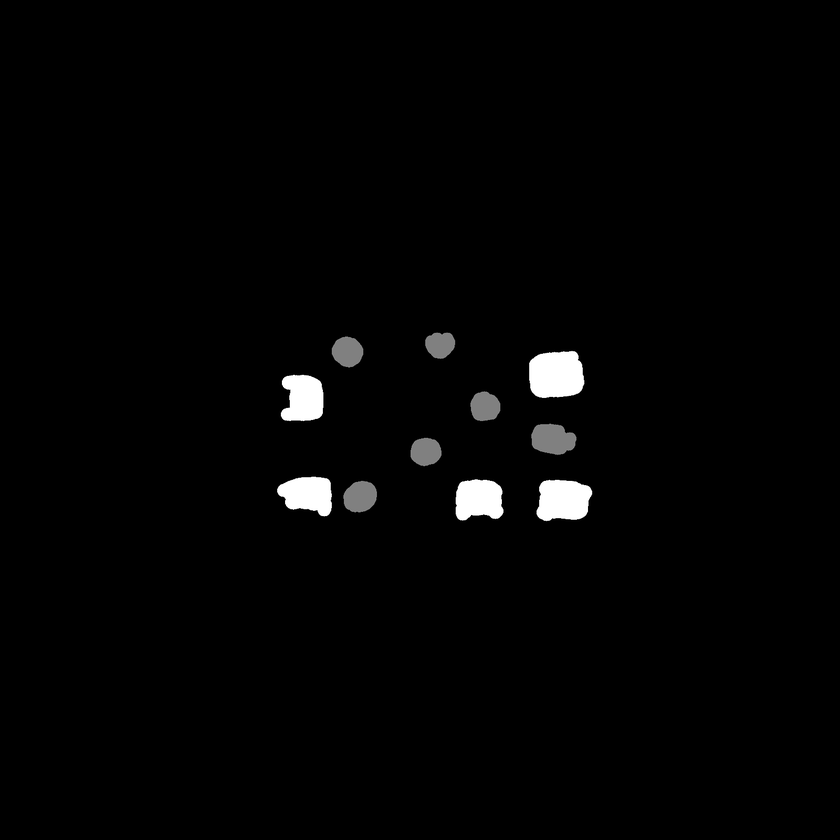
#> input picture semantic_map_3.png, 840 x 840 px, shrunk from 1600 x 1600 before the run
$ python img2class.py
#> lines starting #> are read from the running program, lines starting #| are printed output that depends on the picture; after the words box and inside, x2 and y2 are one past the last pixel; in counts of white or black regions, pixels touching at a corner belong together
from matplotlib import pyplot as plt
import numpy as np
from PIL import Image
import cv2

def flip_image(image_file):
    # open the original image
    original_img = Image.open(image_file)
    # Flip the original image vertically
    flipped_img = original_img.transpose(method=Image.FLIP_TOP_BOTTOM)
    flipped_img.save(image_file)

CUBOID_CLASS = 255.0
CYLINDER_CLASS = 128.0
ROAD_CLASS = 0

ROAD_BGR = [255, 0, 0]
CYLINDER_BGR = [0, 255, 0]
CUBOID_BGR = [0, 0, 255]
# read images in
image_file = "semantic_map_3.png"
image = plt.imread(image_file)
#> image is the input picture: shape (840, 840) float32; min 0, max 1, mean 0.016
image = np.uint8(image*255)
plt.imshow(image,'gray')
plt.show()

semantic_image = np.zeros((image.shape[0], image.shape[1], 3))
semantic_image[image == CUBOID_CLASS] = CUBOID_BGR
semantic_image[image == CYLINDER_CLASS] = CYLINDER_BGR
semantic_image[image == ROAD_CLASS] = ROAD_BGR
cv2.imwrite("classImage/perch1.png", semantic_image)
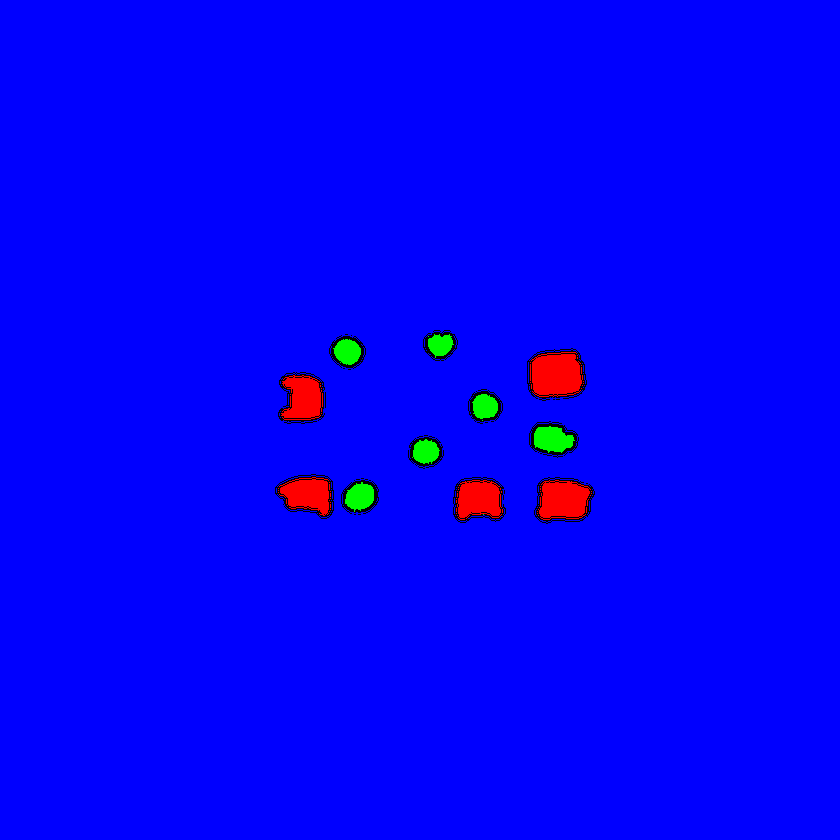
#> saved as perch1.png: shape (840, 840, 3); mean B, G, R 249.3, 1.2, 2.8
# generate class images based on the channel value

cuboid_image = np.zeros((image.shape[0], image.shape[1], 3))
cuboid_image[image == CUBOID_CLASS] = 0
cuboid_image[image != CUBOID_CLASS] = 255
plt.imshow(cuboid_image)
plt.show()
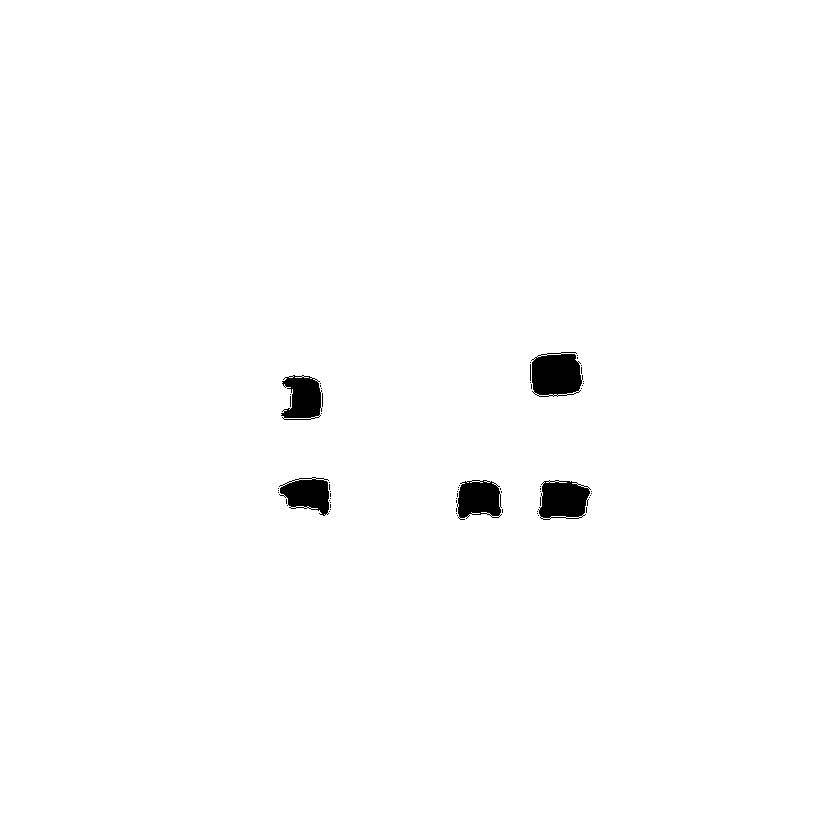
#> shown: shape (840, 840, 3) float64; values 0 (black) and 1 (white), 98.9% white; 63 black regions (58 under 20 px), largest, box (x1, y1, x2, y2) and area: (531, 352, 583, 397) 1899, (538, 480, 591, 520) 1591, (457, 480, 502, 520) 1370, (281, 375, 322, 420) 1334, (279, 477, 329, 516) 1294
cv2.imwrite("classImage/class3.png", cuboid_image)

cylinder_image = np.zeros((image.shape[0], image.shape[1], 3))
cylinder_image[image == CYLINDER_CLASS] = 0
cylinder_image[image != CYLINDER_CLASS] = 255
plt.imshow(cylinder_image)
plt.show()
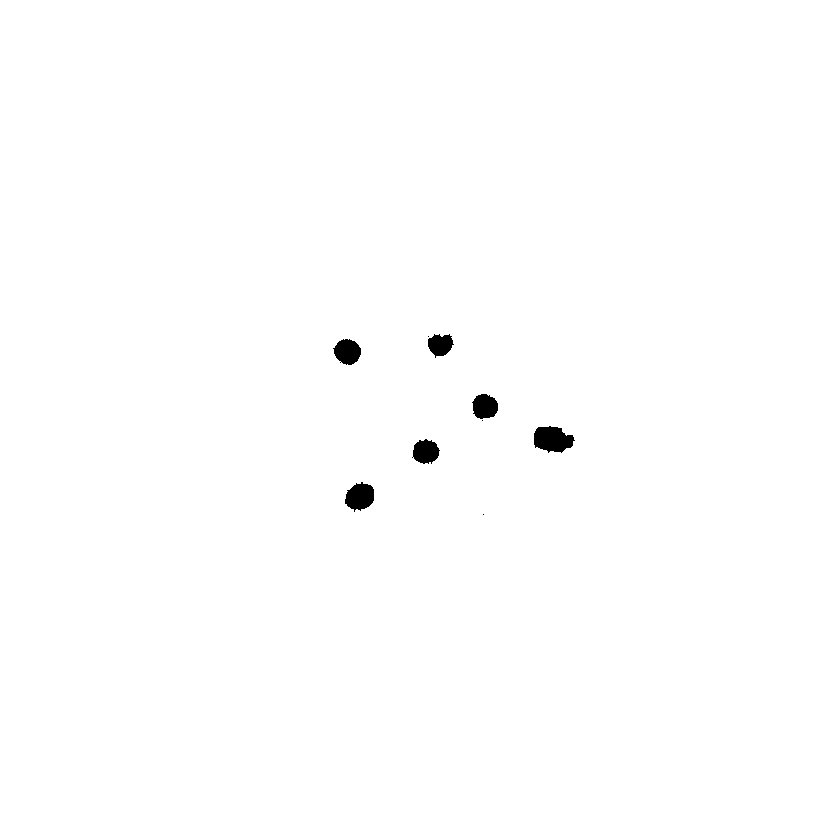
#> shown: shape (840, 840, 3) float64; values 0 (black) and 1 (white), 99.5% white; 9 black regions (3 under 20 px), largest, box (x1, y1, x2, y2) and area: (534, 426, 575, 453) 797, (345, 482, 374, 512) 615, (333, 339, 361, 365) 531, (472, 394, 498, 419) 503, (412, 439, 440, 464) 501, (428, 334, 454, 358) 429
cv2.imwrite("classImage/class4.png", cylinder_image)

ground_image = np.zeros((image.shape[0], image.shape[1], 3))
ground_image[image == 0] = 0
ground_image[image != 0] = 255
plt.imshow(ground_image)
plt.show()
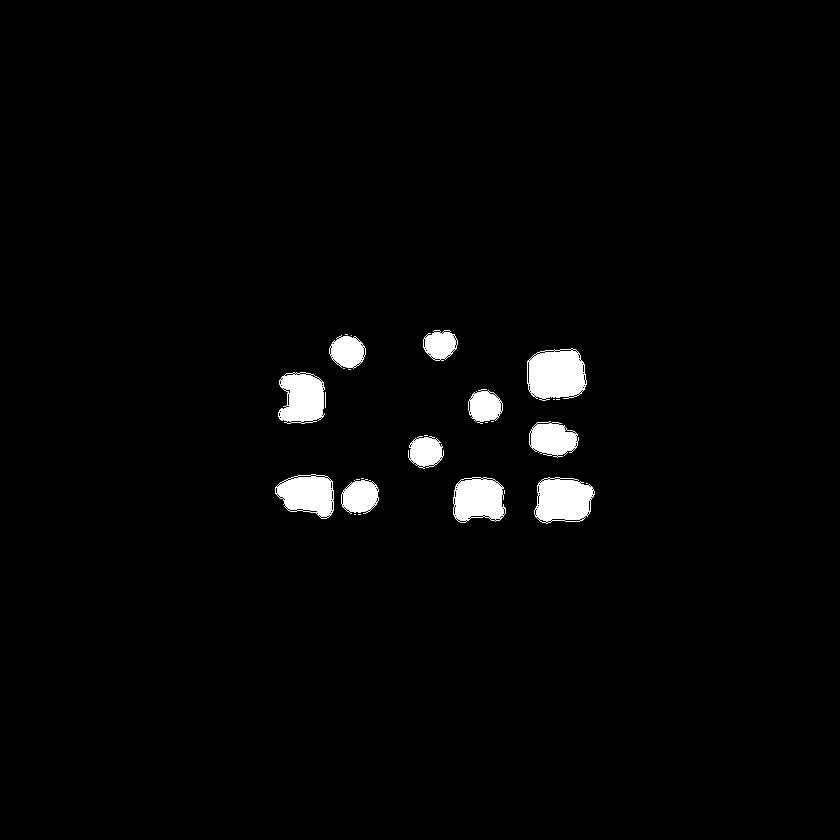
#> shown: shape (840, 840, 3) float64; values 0 (black) and 1 (white), 2.3% white; 27 white regions (16 under 20 px), largest, box (x1, y1, x2, y2) and area: (527, 348, 587, 401) 2494, (534, 477, 595, 524) 2150, (453, 477, 506, 523) 1891
cv2.imwrite("classImage/class1.png", ground_image)
# generate dummy image
dummy_image = np.ones((image.shape[0], image.shape[1], 3))*255
cv2.imwrite("classImage/class0.png", dummy_image)
cv2.imwrite("classImage/class2.png", dummy_image)
cv2.imwrite("classImage/class5.png", dummy_image)

flip_image("classImage/class1.png")
#> in flip_image, `flipped_img = original_img.transpose(method=Image.FLIP_TOP_BOTTOM)`: flipped_img: PIL image 840x840 RGB; 2.3% white; 27 white regions (16 under 20 px), largest, box (x1, y1, x2, y2) and area: (527, 439, 587, 492) 2494, (534, 316, 595, 363) 2150, (453, 317, 506, 363) 1891
flip_image("classImage/class3.png")
#> call 2 of flip_image, with image_file = 'classImage/class3.png'
#> in flip_image (call 2), `flipped_img = original_img.transpose(method=Image.FLIP_TOP_BOTTOM)`:
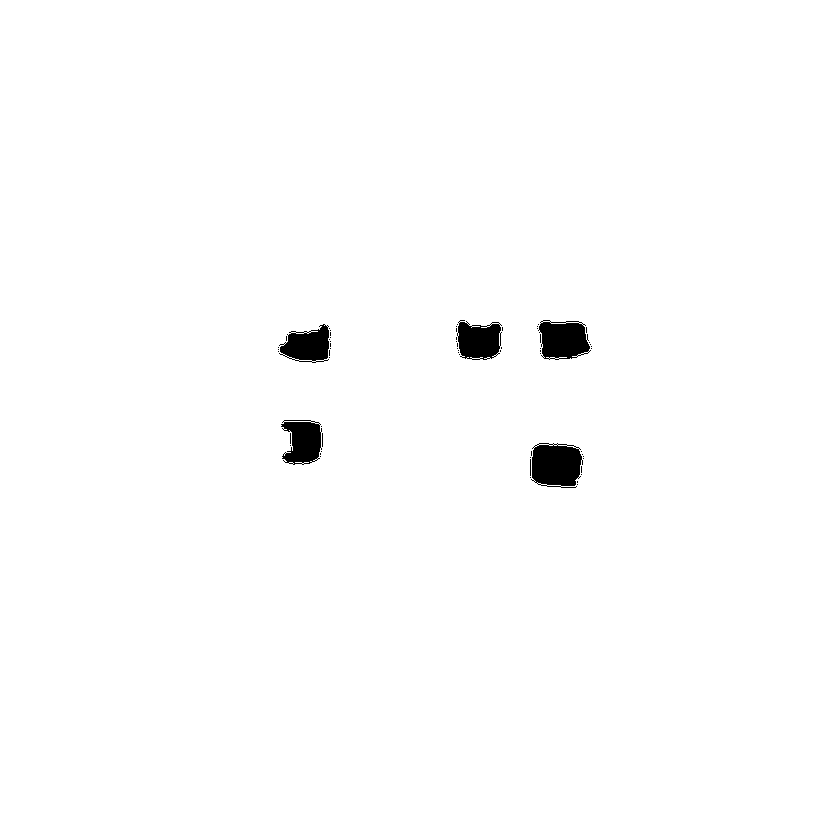
#> flipped_img: PIL image 840x840 RGB; 98.9% white; 63 black regions (58 under 20 px), largest, box (x1, y1, x2, y2) and area: (531, 443, 583, 488) 1899, (538, 320, 591, 360) 1591, (457, 320, 502, 360) 1370, (281, 420, 322, 465) 1334, (279, 324, 329, 363) 1294
flip_image("classImage/class4.png")
#> call 3 of flip_image, with image_file = 'classImage/class4.png'
#> in flip_image (call 3), `flipped_img = original_img.transpose(method=Image.FLIP_TOP_BOTTOM)`:
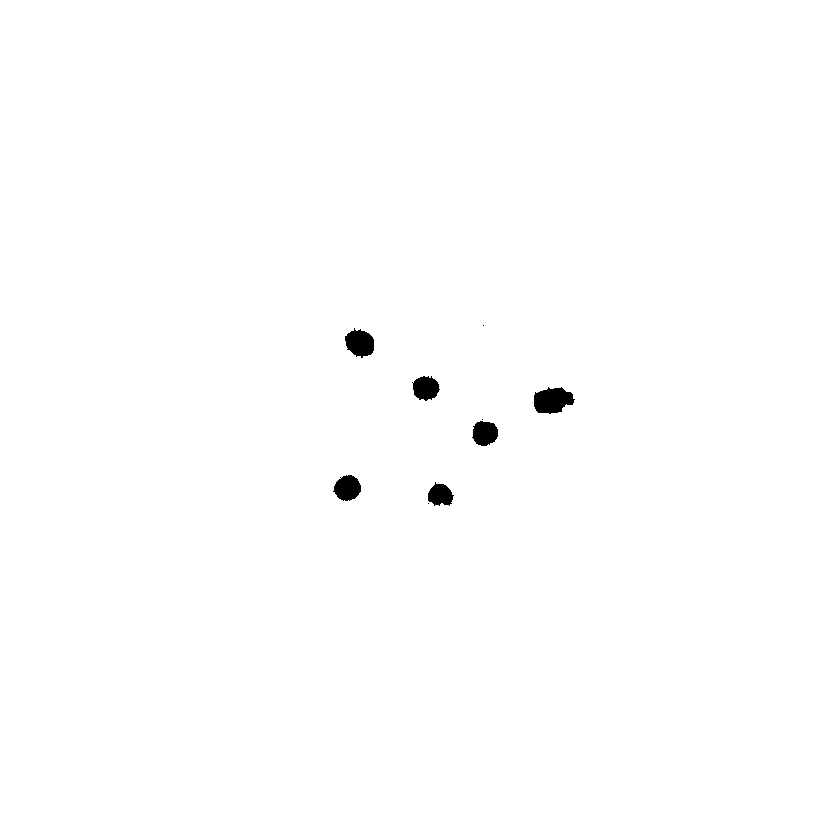
#> flipped_img: PIL image 840x840 RGB; 99.5% white; 9 black regions (3 under 20 px), largest, box (x1, y1, x2, y2) and area: (534, 387, 575, 414) 797, (345, 328, 374, 358) 615, (333, 475, 361, 501) 531, (472, 421, 498, 446) 503, (412, 376, 440, 401) 501, (428, 482, 454, 506) 429

$ run again, with semantic_map_314.png copied over semantic_map_3.png
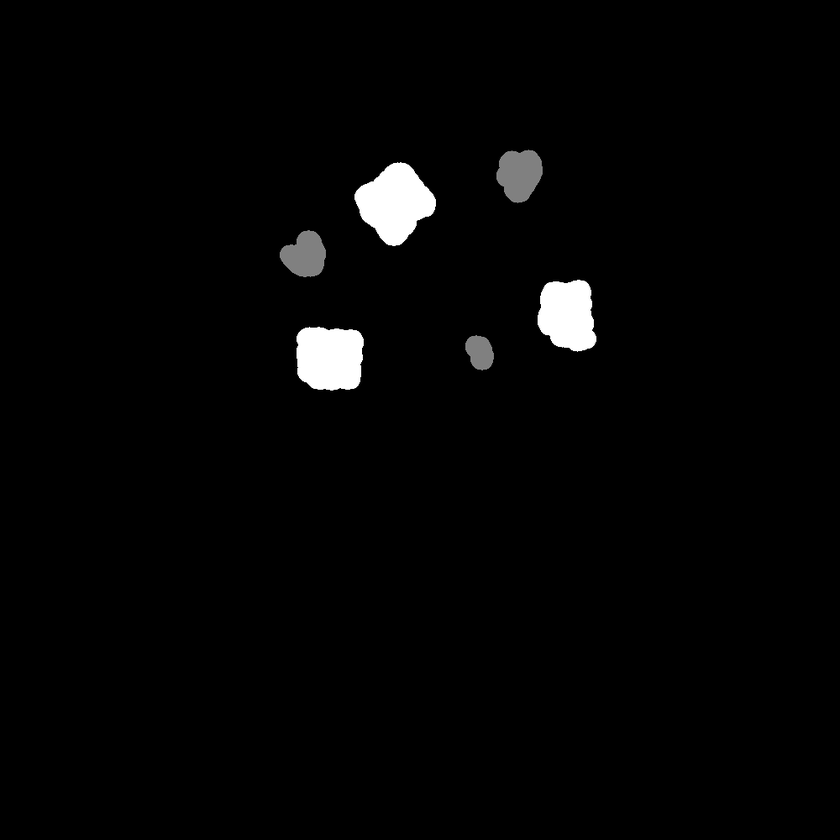
#> input picture semantic_map_314.png, 840 x 840 px, shrunk from 1000 x 1000 before the run
#> image is the input picture: shape (840, 840) float32; min 0, max 1, mean 0.019
#> `plt.show()`:
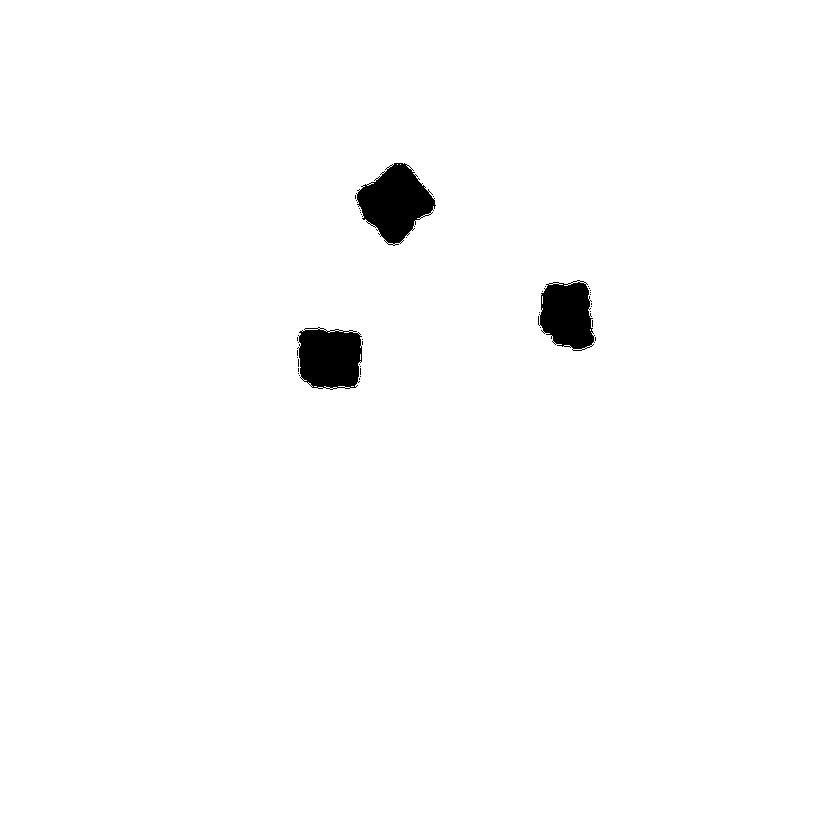
#> shown: shape (840, 840, 3) float64; values 0 (black) and 1 (white), 98.5% white; 38 black regions (35 under 20 px), largest, box (x1, y1, x2, y2) and area: (356, 163, 436, 246) 3889, (297, 327, 362, 390) 3358, (538, 280, 595, 351) 2961
#> flipped_img: PIL image 840x840 RGB; 2.4% white; 16 white regions (10 under 20 px), largest, box (x1, y1, x2, y2) and area: (352, 591, 438, 679) 4634, (294, 447, 366, 516) 4093, (535, 486, 599, 563) 3673, (494, 634, 545, 693) 2069, (277, 560, 327, 611) 1743, (463, 467, 495, 506) 882
#> flipped_img: PIL image 840x840 RGB; 98.5% white; 38 black regions (35 under 20 px), largest, box (x1, y1, x2, y2) and area: (356, 594, 436, 677) 3889, (297, 450, 362, 513) 3358, (538, 489, 595, 560) 2961
#> in flip_image (call 3), `flipped_img = original_img.transpose(method=Image.FLIP_TOP_BOTTOM)`:
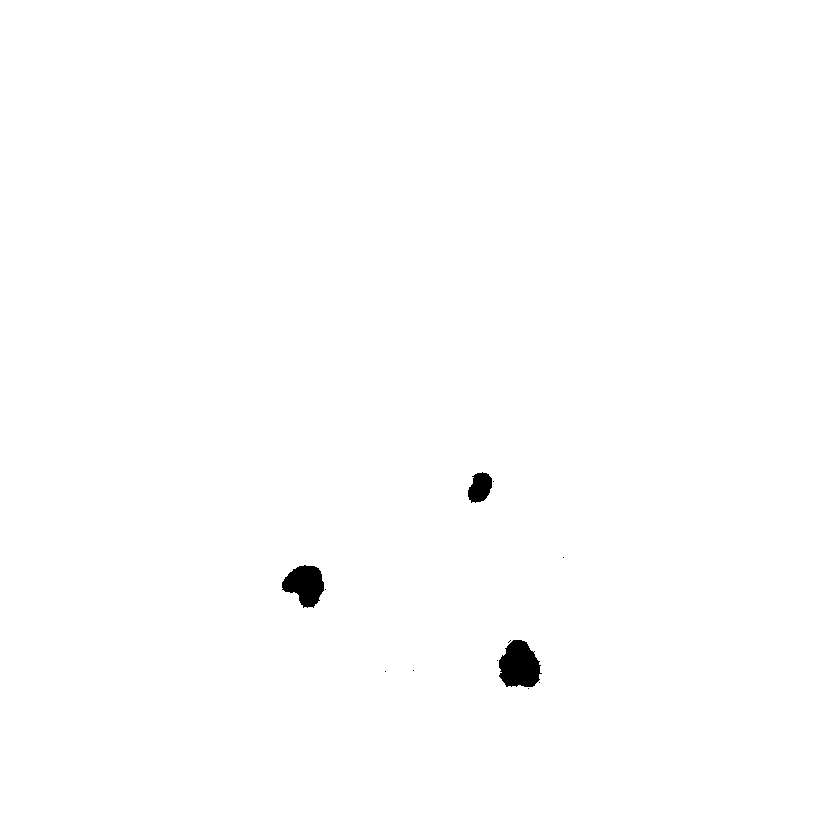
#> flipped_img: PIL image 840x840 RGB; 99.5% white; 12 black regions (9 under 20 px), largest, box (x1, y1, x2, y2) and area: (499, 640, 542, 687) 1500, (282, 565, 324, 608) 1205, (468, 472, 492, 503) 540
